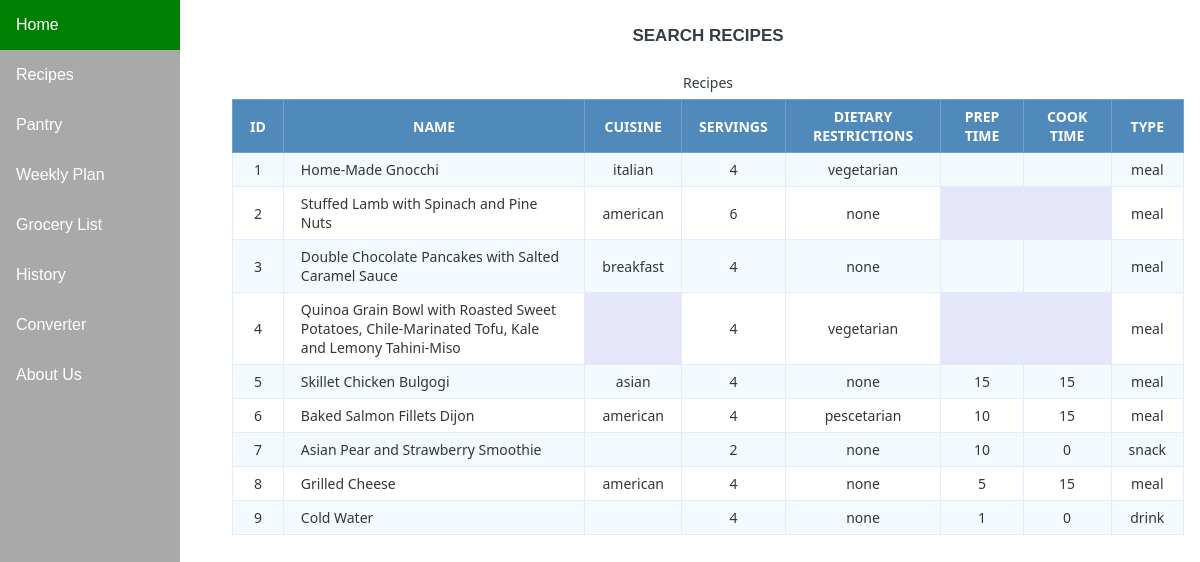
The app's page /search-recipes.php with its own data.
### tables this page shows
CREATE TABLE recipes
(
    recipe_id   		 INT            PRIMARY KEY		AUTO_INCREMENT,
    recipe_name 		 VARCHAR(200)    NOT NULL,
    username		     VARCHAR(30)    NOT NULL,
    prep_time    	   	 INT			UNSIGNED,
    cook_time	 		 INT			UNSIGNED,
    cuisine		 		 VARCHAR(30),
    diet_restriction	 ENUM('vegetarian', 'vegan', 'gluten free', 'paleo',
		'kosher', 'pescetarian', 'nut allergies' , 'none'),
	recipe_type			 ENUM('drink', 'meal', 'snack'),
    num_servings		 INT			UNSIGNED,
    CONSTRAINT recipes_fk_users
		FOREIGN KEY (username)
        REFERENCES users (username)
);

### search-recipes.php (the view, shortened to what this page needs)
<!DOCTYPE html>
<?php
$servername = "127.0.0.1";
$username = "root";
$password = "root";
$dbname = "michef";
$conn = new mysqli($servername, $username, $password, $dbname);
$sql = 'SELECT recipe_id, recipe_name, cuisine, num_servings, diet_restriction, prep_time, cook_time, recipe_type
        FROM recipes';
$query = mysqli_query($conn, $sql);
 ?>
<html>
  <head>
    <link href = "style.css" type = "text/css" rel = "stylesheet">
    <link href = "table-style.css" type = "text/css" rel = "stylesheet">
  </head>
  <body>
    <nav>
      <a href = "index.html">Home</a>
      <li class = "dropdown">
        <a href="#" class = "dropbtn">Recipes</a>
      </li>
      <a href="pantry.php">Pantry</a>
      <a href="plan.php">Weekly Plan</a>
      <a href="list.php">Grocery List</a>
      <a href="history.php">History</a>
      <a href="converter.php">Converter</a>
      <a href="aboutus.html">About Us</a>
    </nav>
  <div style="margin-left:18%;padding:1px 16px;height:1000px;">
    <h1>Search Recipes<br><br></h1>
    <table class = "data-table">
      <caption class = "title">Recipes</caption>
      <thead>
        <tr>
          <th>ID</th>
          <th>Name</th>
          <th>Cuisine</th>
          <th>Servings</th>
          <th>Dietary Restrictions</th>
          <th>Prep Time</th>
          <th>Cook Time</th>
          <th>Type</th>
        </tr>
      </thead>
      <tbody>
        <?php
        while ($row = mysqli_fetch_array($query))
        {
          echo '<tr>
          					<td>'.$row['recipe_id'].'</td>
                    <td class = "description">'.$row['recipe_name'].'</td>
                    <td>'.$row['cuisine'].'</td>
                    <td>'.$row['num_servings'].'</td>
                    <td>'.$row['diet_restriction'].'</td>
                    <td>'.$row['prep_time'].'</td>
                    <td>'.$row['cook_time'].'</td>
                    <td>'.$row['recipe_type'].'</td>
          				</tr>';
        }?>
      </tbody>
    </table>
  </div>
  </body>
</html>

### style.css (style rules this page uses)
nav { width: 15%; height: 100%; overflow: auto; position: fixed; background-color: darkgray; }
nav a, .dropbtn { display: block; color: white; padding: 16px 16px; text-decoration: none; font-size: 16px; }
li.dropdown { display: inline-block; }

### table-style.css (style rules this page uses)
body { font-size: 15px; color: #343d44; font-family: "segoe-ui", "open-sans", tahoma, arial; padding: 0; margin: 0; }
table { margin: auto; font-family: "Lucida Sans Unicode", "Lucida Grande", "Segoe Ui"; font-size: 12px; }
h1 { margin: 25px auto 0; text-align: center; text-transform: uppercase; font-size: 17px; }
table td { transition: all .5s; }
.data-table { border-collapse: collapse; font-size: 14px; min-width: 537px; margin: auto; }
.data-table th, .data-table td { border: 1px solid #e1edff; padding: 7px 17px; }
.data-table caption { margin: 7px; }
.data-table thead th { background-color: #508abb; color: #FFFFFF; border-color: #6ea1cc !important; text-transform: uppercase; }
.data-table tbody td { color: #353535; font-size: 14px; text-align: center; }
.data-table td.description { text-align: left; }
.data-table tbody tr:nth-child(odd) td { background-color: #f4fbff; }
.data-table tbody td:empty { background-color: lavender; }

### records on screen
recipes: recipe_id "1", recipe_name "Home-Made Gnocchi", cuisine "italian", num_servings "4", diet_restriction "vegetarian", recipe_type "meal"
recipes: recipe_id "2", recipe_name "Stuffed Lamb with Spinach and Pine Nuts", cuisine "american", num_servings "6", diet_restriction "none", recipe_type "meal"
recipes: recipe_id "3", recipe_name "Double Chocolate Pancakes with Salted Caramel Sauce", cuisine "breakfast", num_servings "4", diet_restriction "none", recipe_type "meal"
recipes: recipe_id "4", recipe_name "Quinoa Grain Bowl with Roasted Sweet Potatoes, Chile-Marinated Tofu, Kale and Lemony Tahini-Miso", num_servings "4", diet_restriction "vegetarian", recipe_type "meal"
recipes: recipe_id "5", recipe_name "Skillet Chicken Bulgogi", cuisine "asian", num_servings "4", diet_restriction "none", prep_time "15", cook_time "15", recipe_type "meal"
recipes: recipe_id "6", recipe_name "Baked Salmon Fillets Dijon", cuisine "american", num_servings "4", diet_restriction "pescetarian", prep_time "10", cook_time "15", recipe_type "meal"
recipes: recipe_id "7", recipe_name "Asian Pear and Strawberry Smoothie", num_servings "2", diet_restriction "none", prep_time "10", cook_time "0", recipe_type "snack"
recipes: recipe_id "8", recipe_name "Grilled Cheese", cuisine "american", num_servings "4", diet_restriction "none", prep_time "5", cook_time "15", recipe_type "meal"
recipes: recipe_id "9", recipe_name "Cold Water", num_servings "4", diet_restriction "none", prep_time "1", cook_time "0", recipe_type "drink"
